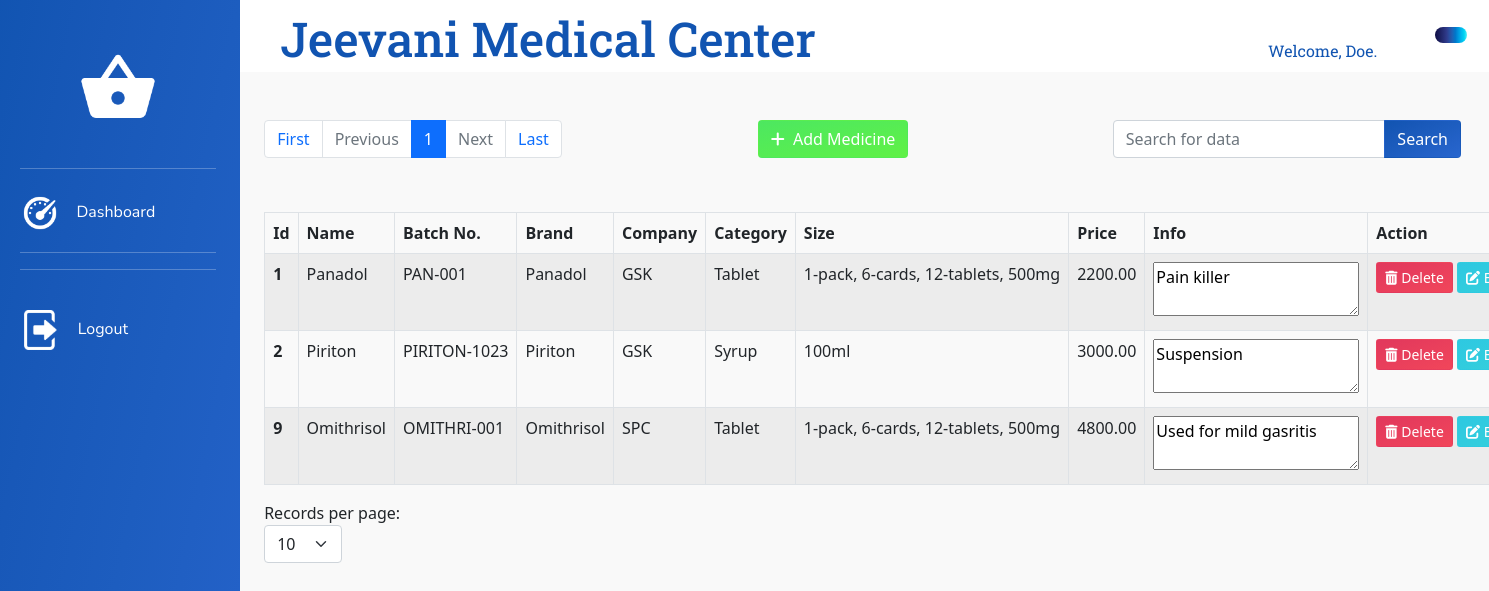
Screenshot of /View/Medicine.php (signed in) with the database file from the repository.
### tables this page shows
CREATE TABLE `medicine` (
  `medicine_id` int(11) NOT NULL,
  `medicine_name` varchar(256) NOT NULL,
  `medicine_batch_no` varchar(256) NOT NULL,
  `medicine_brand` varchar(256) NOT NULL,
  `medicine_company` varchar(256) NOT NULL,
  `medicine_category` varchar(256) NOT NULL,
  `medicine_size` varchar(64) NOT NULL,
  `medicine_price` decimal(12,2) NOT NULL,
  `medicine_info` text DEFAULT NULL,
  `medicine_stock_status` int(11) NOT NULL DEFAULT 0,
  `medicine_status` int(11) NOT NULL DEFAULT 1
);

### Model/Session.php (called while the page is built, shortened)
<?php
$userName = $_SESSION['userName'];

### Model/MedicineInitializationModel.php (called while the page is built, shortened)
<?php
    $thisDBConnection = new DbConnection();
    $myCon = $thisDBConnection->con;
    if (isset($_GET['page'])) {
        $page = $_GET['page'];
    } else {
        $page = 1;
    }
    if(isset($_POST['limitSelector'])){
        $_SESSION['limitMedicines'] = $_POST['limitSelector'];
        $limit = $_POST['limitSelector'];
        $page = 1;
    }else{
        if(isset($_SESSION['limitMedicines'])){
            $limit = $_SESSION['limitMedicines'];
        }else{
            $limit = 10;
        }
    }
    $start = ($page - 1) * $limit;
    if (isset($_GET["search"])) {
        $filters = $_GET["search"];
        $page = 0;
        $sql = "SELECT * FROM medicine WHERE CONCAT(medicine_name, medicine_batch_no, medicine_brand, medicine_company, medicine_category, medicine_size, medicine_price) LIKE '%$filters%' AND medicine_status=1 ORDER BY medicine_id ASC;";
        $result = $myCon->query($sql) or die($myCon->error);
        $resCheck = mysqli_num_rows($result);
        $medicines = $result->fetch_all(MYSQLI_ASSOC);
    } else {
        $sql = "SELECT * FROM medicine WHERE medicine_status=1 ORDER BY medicine_id ASC LIMIT $start, $limit;";
        $result = $myCon->query($sql) or die($myCon->error);
        $medicines = $result->fetch_all(MYSQLI_ASSOC);
    }
    $sqlNew = "SELECT count(medicine_id) AS medicine_id FROM medicine WHERE medicine_status=1";
    $resultNew = $myCon->query($sqlNew) or die($myCon->error);
    $medicineCount = $resultNew->fetch_all(MYSQLI_ASSOC);
    $total = $medicineCount[0]['medicine_id'];
    $pages = ceil($total / $limit);
    $previous = $page - 1;
    $next = $page + 1;

### View/Medicine.php (the view, shortened to what this page needs)
<?php
require_once "../Model/Session.php";
require_once "../Model/MedicineInitializationModel.php";
?>
<!DOCTYPE html>
<html lang="en">
<head>
    <link rel="stylesheet" type="text/css" href="../bootstrap/bootstrap-5.0.2-dist/css/bootstrap.min.css">
    <link rel="stylesheet" type="text/css" href="../CSS/MedicineStyles.css">
	<link rel="stylesheet" type="text/css" href="../CSS/AdminDashboardStyles.css">
    <link rel="stylesheet" type="text/css" href="../CSS/CommonDashboardStyles.css">
    <link rel="stylesheet" type="text/css" href="../CSS/Utilities.css">
</head>
<body>
    <div class="container-fluid">
        <div class="row">
            <div class="col-2 ribbon">
                <form action="../Controller/DashboardController.php?status=true" method="post">
                    <div class="row flexer">
                        <div class="col-12">
                        </div>
                        <img src="../Commons/icons/iconset/clothes-inverted.png" alt="logo" class="dashboard-image">
                        <div class="col-12">
                        </div>
                    </div>
                    <hr>
                    <div class="row">
                        <div class="col-12 dashboard-item  dashboard-selectable-item" style="padding-top: 0.5rem; padding-bottom: 0.2rem">
                            <button name="dashboard-submit" value="dashboard-submit-dashboard" type="submit" class="dashboard-btn">
                                <img src="../Commons/icons/bg-removed/dashboard-white.png" class="dashboard-item-image">
                                <span class="dashboard-item-text">&nbsp;&nbsp;&nbsp;Dashboard</span>
                            </button>
                        </div>
                    </div>
                    <hr>
                    <hr>
                    <div class="row">
                        <div class="col-12">
                        </div>
                        <div class="col-12 dashboard-item dashboard-selectable-item" style="padding-left: 1rem">
                            <button name="dashboard-submit" value="dashboard-submit-logout" type="submit" class="dashboard-btn">
                                <img src="../Commons/icons/bg-removed/logout-white.png" class="dashboard-item-image">
                                <span class="dashboard-item-text">&nbsp;&nbsp;&nbsp;&nbsp;Logout</span>
                            </button>
                        </div>
                    </div>
                </form>
            </div>
            <div class="col-10">
                <div class="row">
                    <div class="col-12 title-content">
                        <h1 class="title-text">Jeevani Medical Center</h1>
                        <span class="title-welcome">Welcome, <?php echo($userName); ?>.</span>
                        <span class="title-role"><?php echo($userRole); ?></span>
                    </div>
                </div>
                <div class="row">
                    <div class="col-12 main-content">
                        <div class="row">
                            <div class="col-12">
                            </div>
                        </div>
                        <div class="row">
                            <div class="col-8">
                                <nav class="paginationNav">
                                    <ul class="pagination">
                                        <li class="page-item">
                                            <a class="page-link" href="Medicine.php?page=1">First</a>
                                        </li>
                                        <li class="page-item <?php if ($page == 1 || $page == 0) {echo "disabled";} ?>">
                                            <a class="page-link" href="Medicine.php?page=<?php echo $previous; ?>">Previous</a>
                                        </li>
                                        <?php for ($i = 1; $i <= $pages; $i++) { ?>
                                            <li class="page-item<?php if ($i == $page) {echo " active";} ?>">
                                                <a class="page-link" href="Medicine.php?page=<?php echo $i; ?>"> <?php echo $i; ?> </a>
                                            </li>
                                        <?php } ?>
                                        <li class="page-item <?php if ($page == $pages || $page == 0) {echo "disabled";} ?>">
                                            <a class="page-link" href="Medicine.php?page=<?php echo $next; ?>">Next</a>
                                        </li>
                                        <li class="page-item">
                                            <a class="page-link" href="Medicine.php?page=<?php echo $pages; ?>">Last</a>
                                        </li>
                                    </ul>
                                </nav>
                            </div>
                            <div class="col-1">
                                <button type="button" class="btn btn-block btn-themed-success btn-add-medicine" name="addMedicineButton" id="addMedicineButton" data-toggle="modal" data-target="#AddMedicineModal"><i class="fa-solid fa-plus"></i>&nbsp;&nbsp;Add Medicine</button>
                            </div>
                            <div class="col-3 searchbar">
                                <form action="" method="get">
                                    <div class="input-group mb-3">
                                        <input id="search" name="search" value="<?php if (isset($_GET["search"])) {echo $_GET["search"];} ?>" type="text" class="form-control" placeholder="Search for data">
                                        <button type="submit" class="btn btn-themed-primary">Search</button>
                                    </div>
                                </form>
                            </div>
                        </div>
                        <div class="row">
                            <div class="col-12">
                            </div>
                        </div>
                        <div class="row">
                            <div class="col-12">
                                <table class="table table-striped table-hover table-bordered table-responsive">
                                    <thead>
                                        <tr>
                                            <th scope="col">Id</th>
                                            <th scope="col">Name</th>
                                            <th scope="col">Batch No.</th>
                                            <th scope="col">Brand</th>
                                            <th scope="col">Company</th>
                                            <th scope="col">Category</th>
                                            <th scope="col">Size</th>
                                            <th scope="col">Price</th>
                                            <th scope="col">Info</th>
                                            <th scope="th-sm" id="Action">Action</th>
                                        </tr>
                                    </thead>
                                    <tbody>
                                        <?php foreach ($medicines as $medicine) { ?>
                                            <tr>
                                                <th scope="row"><?php echo $medicine['medicine_id']; ?></th>
                                                <td id="MedicineName<?php echo $medicine['medicine_id']; ?>"> <?php echo $medicine['medicine_name']; ?></td>
                                                <td id="MedicineBatch<?php echo $medicine['medicine_id']; ?>"> <?php echo $medicine['medicine_batch_no']; ?></td>
                                                <td id="MedicineBrand<?php echo $medicine['medicine_id']; ?>"> <?php echo $medicine['medicine_brand']; ?></td>
                                                <td id="MedicineCompany<?php echo $medicine['medicine_id']; ?>"> <?php echo $medicine['medicine_company']; ?></td>
                                                <td id="MedicineCategory<?php echo $medicine['medicine_id']; ?>"> <?php echo $medicine['medicine_category']; ?></td>
                                                <td id="MedicineSize<?php echo $medicine['medicine_id']; ?>"> <?php echo $medicine['medicine_size']; ?></td>
                                                <td id="MedicinePrice<?php echo $medicine['medicine_id']; ?>"> <?php echo $medicine['medicine_price']; ?></td>
                                                <td>
                                                    <?php echo "<textarea id='MedicineInfo" . $medicine['medicine_id'] . "' rows='2'>" . $medicine['medicine_info'] . "</textarea>" ?>
                                                </td>
                                                <td>
                                                    <button type="button" class="btn btn-sm btn-themed-danger btn-action" name="deleteButton" id="del<?php echo $medicine['medicine_id'] ?>" onclick="openDeleteModal(this.id)"><i class="fa-solid fa-trash-can"></i>&nbsp;Delete</button>
                                                    <button type="button" class="btn btn-sm btn-themed-info" name="editButton" id="edit<?php echo $medicine['medicine_id'] ?>" onclick="openEditModal(this.id)"><i class="fa-solid fa-pen-to-square"></i>&nbsp;Edit</button>
                                                </td>
                                            </tr>
                                        <?php } ?>
                                    </tbody>
                                </table>
                            </div>
                        </div>
                        <div class="row">
                            <form action="#" method="post" class="limitSelectForm">
                                <label>Records per page:</label>
                                <select id="limitSelector" name="limitSelector" class="form-select limitSelect" onchange="changeLimits()">
                                    <option <?php if($limit == 10){ echo "selected"; } ?> value="10">10</option>
                                </select>
                            </form>
                        </div>
                    </div>
                </div>
            </div>
        </div>
    </div>
</body>
</html>

### CSS/MedicineStyles.css (style rules this page uses)
.paginationNav { padding-left: 0; padding-right: 0; padding-bottom: 0.9rem; }
.limitSelect { width: auto; margin: 0; }
.limitSelectForm { margin-bottom: 2rem; }
.searchbar { position: absolute; right: 1rem; }
.btn-add-medicine { position: absolute; right: 39%; }
table { table-layout: auto; }
td, th { white-space: nowrap; overflow: hidden; text-overflow: ellipsis; }
#Action { width: 5%; }

### CSS/AdminDashboardStyles.css (style rules this page uses)
body { overflow-x: hidden; }
.container-fluid { padding-left: 0; padding-right: 0; }
.ribbon { background-image: linear-gradient( to right bottom, #1154b1, #1858b8, #1d5dbf, #2361c7, #2866ce ); box-shadow: 0 0 0 #888888; margin-left: 0; margin-right: 0; padding-top: 1.5rem; padding-bottom: 1.5rem; padding-left: 2rem; padding-right: 1.5rem; color: white; font-family: "Nunito Sans", sans-serif; z-index: 1; }
.title-content { background-color: white; box-shadow: 0 0 15px 0px #c6c5c5; padding-top: 0.5rem; padding-left: 2.5rem; height: 4.5rem; color: #1154b1; z-index: 0; }
.main-content { background-color: #f9f9f9; margin-left: 0; margin-right: 0; padding-top: 1.5rem; padding-bottom: 1.5rem; padding-left: 1.5rem; padding-right: 1.5rem; min-height: 140vh; z-index: 2; }

### CSS/CommonDashboardStyles.css (style rules this page uses)
.title-text { font-size: 3rem; font-family: 'Roboto Slab', sans-serif; font-weight: 500; position: absolute; top: 0.8%; }
.flexer { display: flex; justify-content: center; align-items: center; }
.dashboard-image { height: 80px; width: auto; }
.dashboard-item-image { height: 2.5rem; width: auto; }
.dashboard-selectable-item { transition: 750ms; }
.dashboard-btn { margin: 0; border: 0; padding: 0; background-color: transparent; color: white; }
.title-welcome { position: absolute; top: 3.3%; right: 7.5%; font-family: 'Roboto Slab', serif; }
.title-role { position: absolute; top: 2.3%; right: 1.5%; background-image: linear-gradient(to right, #0e0e44, #171955, #1f2466, #272f78, #2f3b8b, #294fa1, #1d63b6, #0077ca, #0097df, #00b6ec, #00d3f3, #50f0f6); padding-top: 0.5rem; padding-bottom: 0.5rem; padding-left: 1rem; padding-right: 1rem; border-radius: 1rem; color: rgb(204, 204, 204); font-family: 'Roboto Slab', serif; font-weight: 400; font-size: 15px; transition: all 300ms ease; }

### CSS/Utilities.css (style rules this page uses)
.btn-themed-primary { background-image: linear-gradient( to right bottom, #1154b1, #1858b8, #1d5dbf, #2361c7, #2866ce ); color: white; }
.btn-themed-success { background-image: linear-gradient( to left top, #60f146, #5bef4d, #56ec54, #51ea5a, #4de760 ); color: white; }
.btn-themed-danger { background-image: linear-gradient( to left top, #f1465a, #ed425b, #e93f5c, #e53b5c, #e1385d ); color: white; }
.btn-themed-info { background-image: linear-gradient( to right bottom, #2ec8e1, #2fcae0, #31ccde, #34cedd, #37d0db ); color: white; }

### rows the page displays
medicine: medicine_id "1", medicine_name "Panadol", medicine_batch_no "PAN-001", medicine_brand "Panadol", medicine_company "GSK", medicine_category "Tablet", medicine_size "1-pack, 6-cards, 12-tablets, 500mg", medicine_price "2200.00", medicine_id+medicine_info "Pain killer"
medicine: medicine_id "2", medicine_name "Piriton", medicine_batch_no "PIRITON-1023", medicine_brand "Piriton", medicine_company "GSK", medicine_category "Syrup", medicine_size "100ml", medicine_price "3000.00", medicine_id+medicine_info "Suspension"
medicine: medicine_id "9", medicine_name "Omithrisol", medicine_batch_no "OMITHRI-001", medicine_brand "Omithrisol", medicine_company "SPC", medicine_category "Tablet", medicine_size "1-pack, 6-cards, 12-tablets, 500mg", medicine_price "4800.00", medicine_id+medicine_info "Used for mild gasritis"

### other values shown
$userName "Doe"
